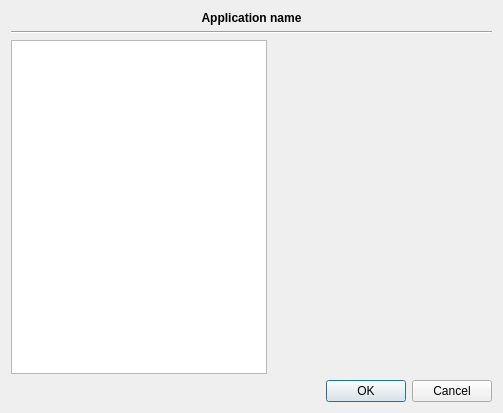
<?xml version="1.0" encoding="UTF-8"?>
<ui version="4.0">
 <class>Core::Internal::AboutDialog</class>
 <widget class="QDialog" name="Core::Internal::AboutDialog">
  <property name="geometry">
   <rect>
    <x>0</x>
    <y>0</y>
    <width>503</width>
    <height>413</height>
   </rect>
  </property>
  <property name="windowTitle">
   <string>Dialog</string>
  </property>
  <layout class="QGridLayout" name="gridLayout">
   <item row="0" column="0">
    <widget class="QLabel" name="applicationNameLabel">
     <property name="sizePolicy">
      <sizepolicy hsizetype="Preferred" vsizetype="Fixed">
       <horstretch>0</horstretch>
       <verstretch>0</verstretch>
      </sizepolicy>
     </property>
     <property name="font">
      <font>
       <weight>75</weight>
       <bold>true</bold>
      </font>
     </property>
     <property name="text">
      <string>Application name</string>
     </property>
     <property name="alignment">
      <set>Qt::AlignCenter</set>
     </property>
    </widget>
   </item>
   <item row="1" column="0">
    <widget class="Line" name="line">
     <property name="orientation">
      <enum>Qt::Horizontal</enum>
     </property>
    </widget>
   </item>
   <item row="2" column="0">
    <layout class="QHBoxLayout" name="horizontalLayout">
     <item>
      <widget class="QTreeWidget" name="tree">
       <property name="sizePolicy">
        <sizepolicy hsizetype="Preferred" vsizetype="Expanding">
         <horstretch>0</horstretch>
         <verstretch>0</verstretch>
        </sizepolicy>
       </property>
       <attribute name="headerVisible">
        <bool>false</bool>
       </attribute>
       <column>
        <property name="text">
         <string notr="true">1</string>
        </property>
       </column>
      </widget>
     </item>
     <item>
      <widget class="QWidget" name="forStack" native="true">
       <property name="sizePolicy">
        <sizepolicy hsizetype="Expanding" vsizetype="Expanding">
         <horstretch>0</horstretch>
         <verstretch>0</verstretch>
        </sizepolicy>
       </property>
       <property name="minimumSize">
        <size>
         <width>100</width>
         <height>100</height>
        </size>
       </property>
      </widget>
     </item>
    </layout>
   </item>
   <item row="3" column="0">
    <widget class="QDialogButtonBox" name="buttonBox">
     <property name="orientation">
      <enum>Qt::Horizontal</enum>
     </property>
     <property name="standardButtons">
      <set>QDialogButtonBox::Cancel|QDialogButtonBox::Ok</set>
     </property>
    </widget>
   </item>
  </layout>
 </widget>
 <resources/>
 <connections>
  <connection>
   <sender>buttonBox</sender>
   <signal>accepted()</signal>
   <receiver>Core::Internal::AboutDialog</receiver>
   <slot>accept()</slot>
   <hints>
    <hint type="sourcelabel">
     <x>248</x>
     <y>254</y>
    </hint>
    <hint type="destinationlabel">
     <x>157</x>
     <y>274</y>
    </hint>
   </hints>
  </connection>
  <connection>
   <sender>buttonBox</sender>
   <signal>rejected()</signal>
   <receiver>Core::Internal::AboutDialog</receiver>
   <slot>reject()</slot>
   <hints>
    <hint type="sourcelabel">
     <x>316</x>
     <y>260</y>
    </hint>
    <hint type="destinationlabel">
     <x>286</x>
     <y>274</y>
    </hint>
   </hints>
  </connection>
 </connections>
</ui>
